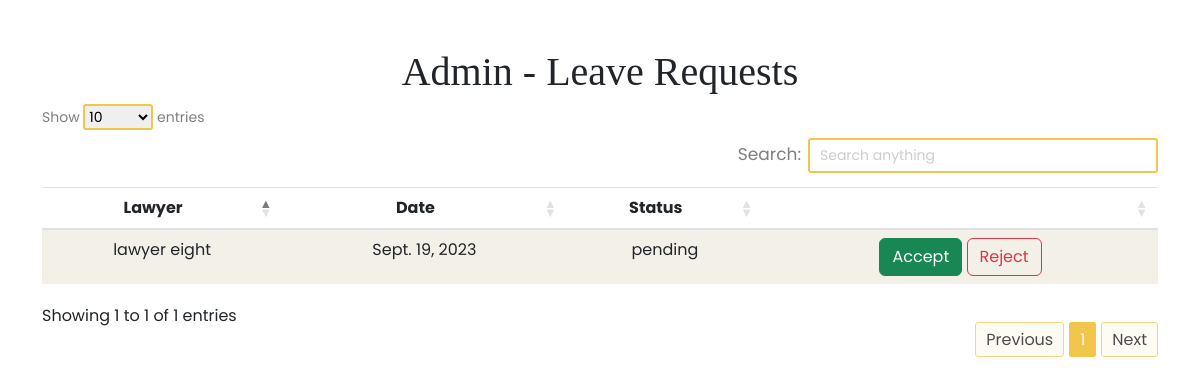
Page /admin_view_holiday_requests/ (signed in) on the earlier database version.
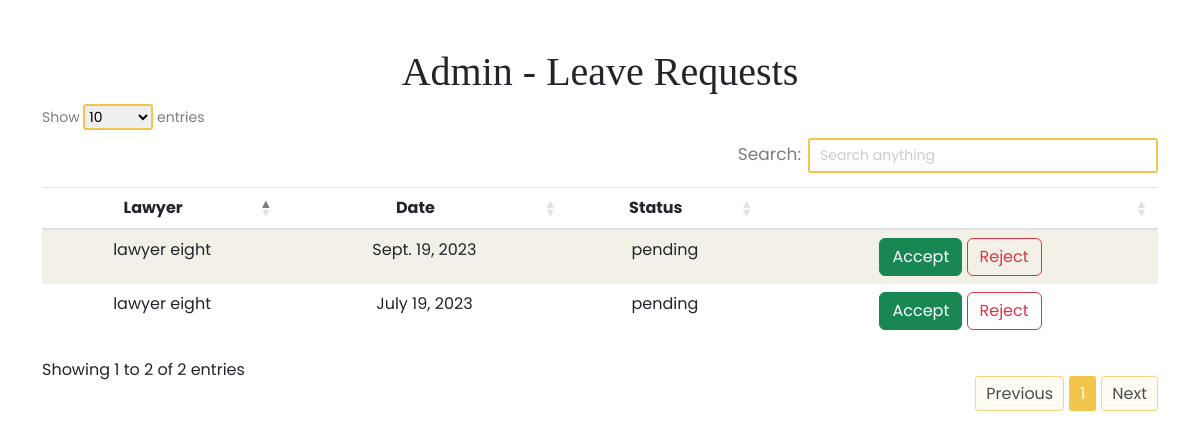
Same page on the later database version.
### accounts/models.py (models this page shows, shortened)
class HolidayRequest(models.Model):
    STATUS_CHOICES = (
        ('pending', 'Pending'),
        ('accepted', 'Accepted'),
        ('rejected', 'Rejected'),
    )
    lawyer = models.ForeignKey(CustomUser, on_delete=models.CASCADE)
    date = models.DateField()
    status = models.CharField(max_length=10, choices=STATUS_CHOICES, default='pending')

class CustomUser(AbstractUser):
    USER_TYPES = (
        ('admin', 'Admin'),
        ('lawyer', 'Lawyer'),
        ('student', 'Student'),
        ('client', 'Client'),
    )
    STATES = (
    ('Andhra Pradesh', 'Andhra Pradesh'),
    ('Arunachal Pradesh', 'Arunachal Pradesh'),
    ('Assam', 'Assam'),
    ('Bihar', 'Bihar'),
    ('Chhattisgarh', 'Chhattisgarh'),
    ('Goa', 'Goa'),
    ('Gujarat', 'Gujarat'),
    ('Haryana', 'Haryana'),
    ('Himachal Pradesh', 'Himachal Pradesh'),
    ('Jharkhand', 'Jharkhand'),
    ('Karnataka', 'Karnataka'),
    ('Kerala', 'Kerala'),
    ('Madhya Pradesh', 'Madhya Pradesh'),
    ('Maharashtra', 'Maharashtra'),
    ('Manipur', 'Manipur'),
    ('Meghalaya', 'Meghalaya'),
    ('Mizoram', 'Mizoram'),
    ('Nagaland', 'Nagaland'),
    ('Odisha', 'Odisha'),
    ('Punjab', 'Punjab'),
    ('Rajasthan', 'Rajasthan'),
    ('Sikkim', 'Sikkim'),
    ('Tamil Nadu', 'Tamil Nadu'),
    ('Telangana', 'Telangana'),
    ('Tripura', 'Tripura'),
    ('Uttar Pradesh', 'Uttar Pradesh'),
    ('Uttarakhand', 'Uttarakhand'),
    ('West Bengal', 'West Bengal'),
    ('Andaman and Nicobar Islands', 'Andaman and Nicobar Islands'),
    ('Chandigarh', 'Chandigarh'),
    ('Dadra and Nagar Haveli and Daman and Diu', 'Dadra and Nagar Haveli and Daman and Diu'),
    ('Lakshadweep', 'Lakshadweep'),
    ('Delhi', 'Delhi'),
    ('Puducherry', 'Puducherry'),
)
    user_type = models.CharField(max_length=10, choices=USER_TYPES, default='client')
    email = models.EmailField(unique=True, default='')  # Change: Use email as the username
    first_name = models.CharField(max_length=30, default='')  # Added: First name field
    last_name = models.CharField(max_length=30, default='')  # Added: Last name field
    address = models.TextField(default='',blank=True,)  # Added: Address field
    dob = models.DateField(default='2000-01-01',blank=True,)  # Added: Date of birth field
    pin = models.CharField(max_length=6, default='',blank=True,)  # Added: PIN code field
    state = models.CharField(max_length=50, choices=STATES, blank=True, null=False)
    phone = models.CharField(max_length=15,blank=True, unique=True)  # Added: Phone number field

### accounts/views.py (the view)
# urls.py: path('admin_view_holiday_requests/', views.admin_view_holiday_requests, name='admin_view_holiday_requests'),
def admin_view_holiday_requests(request):
    if not request.user.is_superuser:
        return redirect('home')  # Redirect to the home page or any other appropriate page
    pending_requests = HolidayRequest.objects.filter(status='pending')
    return render(request, 'admin/admin_view_holiday_requests.html', {'pending_requests': pending_requests})

### accounts/templates/admin/admin_view_holiday_requests.html (shortened to what this page needs)
{% load static %}
<!DOCTYPE html>
<html lang="en">
<head>
    <link rel="stylesheet" href="{% static 'css/bootstrap.min.css' %}">
    <link rel="stylesheet" href="{% static 'css/font-awesome.min.css' %}">
    <link rel="stylesheet" href="{% static 'css/slicknav.css' %}">
    <link rel="stylesheet" href="{% static 'css/style.css' %}">
    <link rel="stylesheet" href="https://cdnjs.cloudflare.com/ajax/libs/twitter-bootstrap/5.3.0/css/bootstrap.min.css">
    <link rel="stylesheet" href="https://cdn.datatables.net/1.13.6/css/dataTables.bootstrap5.min.css">
</head>
<body>
    <div class="container py-5">
        <h1 class="text-center">Admin - Leave Requests</h1>
        <div class="row">
            <div class="col-12">
                <table id="example" class="table table-striped" style="width:100%">
                    <thead>
                        <tr>
                            <th class="text-center">Lawyer</th>
                            <th class="text-center">Date</th>
                            <th class="text-center">Status</th>
                            <th class="text-center"></th>
                        </tr>
                    </thead>
                    <tbody>
                        {% for request in pending_requests %}
                        <tr>
                            <td>{{ request.lawyer.first_name }} {{ request.lawyer.last_name }}</td>
                            <td>{{ request.date }}</td>
                            <td>{{ request.status }}</td>
                            <td>
                                <form method="POST" action="{% url 'admin_approve_reject_holiday' request.id %}">
                                <button class="btn btn-success" type="submit" name="action" value="approve">Accept</button>
                                <button class="btn btn-outline-danger" type="submit" name="action" value="reject">Reject</button>
                            </td>
                        </tr>
                        {% endfor %}
                    </tbody>
                </table>
            </div>
        </div>
    </div>
</body>
</html>

Differences in the rows shown:
added HolidayRequest: lawyer.first_name "lawyer", lawyer.last_name "eight", date "July 19, 2023", status "pending"
Other differences:
text written by a page script: "Show entries Search: Showing 1 to 1 of 1 entries Previous 1 Next" → "Show entries Search: Showing 1 to 2 of 2 entries Previous 1 Next"
